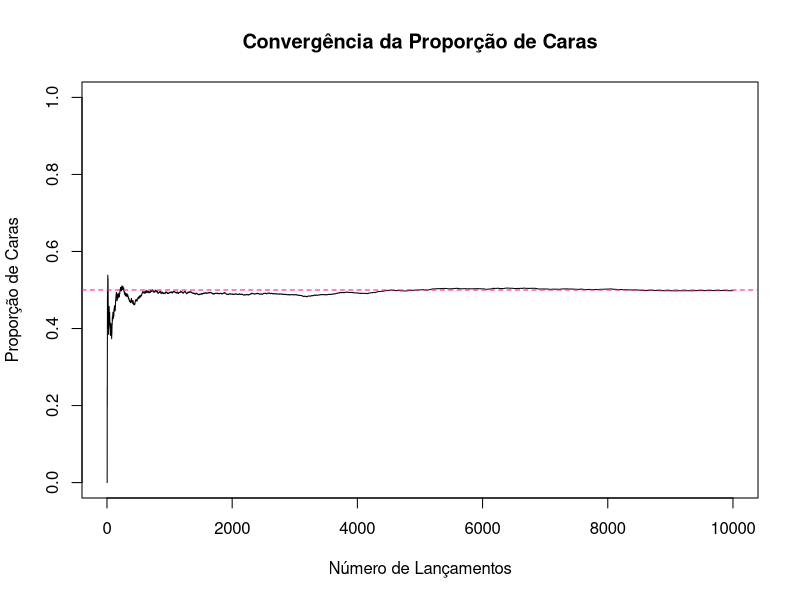
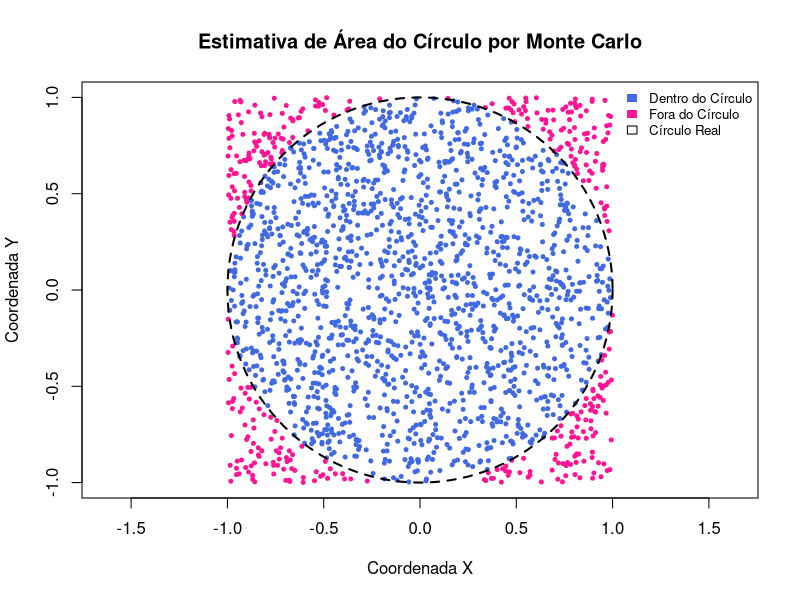

These figures' R source, in order:
## ---- chunk 1
set.seed(123)

# Número de lançamentos
n_lancamentos <- 10000

# Simular lançamentos de moeda (0 = coroa, 1 = cara)
resultados <- sample(c(0, 1), size = n_lancamentos, replace = TRUE)

# Calcular a proporção de caras
proporcao_caras <- sum(resultados) / n_lancamentos

cat("Número de lançamentos:", n_lancamentos, "\n")
cat("Proporção de caras simulada:", proporcao_caras, "\n")

# Para ver a convergência ao longo do tempo (Lei dos Grandes Números)
proporcoes_acumuladas <- cumsum(resultados) / (1:n_lancamentos)

plot(proporcoes_acumuladas, type = "l",
     main = "Convergência da Proporção de Caras",
     xlab = "Número de Lançamentos",
     ylab = "Proporção de Caras",
     ylim = c(0, 1))
abline(h = 0.5, col = "deeppink", lty = 2)
## ---- chunk 2
# Define a semente para garantir reprodutibilidade dos resultados
set.seed(123)

# Definir o número de pontos 
n_pontos <- 10000

# Gerar coordenadas X e Y aleatórias para os pontos dentro do quadrado [-1, 1] x [-1, 1]
x_coords <- runif(n_pontos, min = -1, max = 1)
y_coords <- runif(n_pontos, min = -1, max = 1)

# Calcular a distância ao quadrado até a origem para cada ponto
distancia_ao_quadrado <- x_coords^2 + y_coords^2

# Contar quantos pontos caem dentro do círculo de raio 1
pontos_dentro_circulo <- sum(distancia_ao_quadrado <= 1)

# Calcular a proporção de pontos dentro do círculo
proporcao_no_circulo <- pontos_dentro_circulo / n_pontos

# Estimar a área do círculo (área do quadrado é 4)
area_circulo_estimada <- proporcao_no_circulo * 4

# Mostrar resultados
cat("Total de pontos jogados:", n_pontos, "\n")
cat("Pontos que caíram dentro do círculo:", pontos_dentro_circulo, "\n")
cat("Proporção de pontos dentro do círculo:", proporcao_no_circulo, "\n")
cat("Estimativa da Área do Círculo (ou Pi):", area_circulo_estimada, "\n")
cat("Valor real de Pi (Área do Círculo de raio 1):", pi, "\n")
## ---- chunk 3
# Para visualização, limitar a quantidade de pontos no gráfico (ex: 2000)
indices_para_plot <- sample(1:n_pontos, min(n_pontos, 2000))

# Plotar os pontos: azul se dentro do círculo, vermelho se fora
plot(x_coords[indices_para_plot], y_coords[indices_para_plot],
     pch = 20, cex = 0.8,
     col = ifelse(distancia_ao_quadrado[indices_para_plot] <= 1, "royalblue", "deeppink"),
     main = "Estimativa de Área do Círculo por Monte Carlo",
     xlab = "Coordenada X", ylab = "Coordenada Y",
     xlim = c(-1, 1), ylim = c(-1, 1),
     asp = 1)  # asp=1 para eixos com mesma escala

# Adicionar o contorno do círculo real
symbols(x = 0, y = 0, circles = 1, add = TRUE, inches = FALSE,
        col = NA, border = "black", lty = 2, lwd = 2)

# Legenda
legend("topright", c("Dentro do Círculo", "Fora do Círculo", "Círculo Real"),
       fill = c("royalblue", "deeppink", NA), border = c(NA, NA, "black"),
       bty = "n", cex = 0.8)
